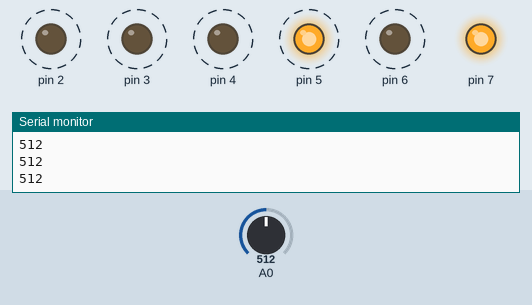
This sketch was run on a simulated Arduino Uno, built with avr-gcc and run on an emulated ATmega328P. Shown: output pins drawn as LEDs (lit = HIGH), the last lines printed to the serial monitor. Dashed ring = blinking. Inputs (shaded band) come from the test bench; at power-on: A0 = 512. Pins used as bus, display or sensor lines are not drawn.

Above: at 4.28 s.
4.3 s: A0 set to 0
At 6.53 s:
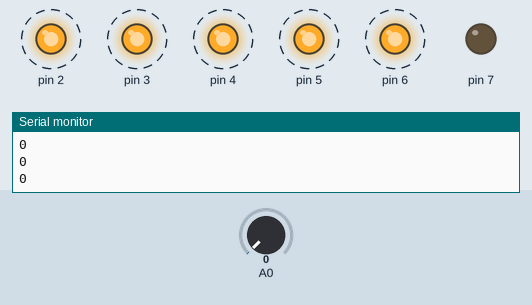
7.3 s: A0 set to 1023
Timing chart, 0 to 16.3 s (numbered marks = the images above; inputs shaded):
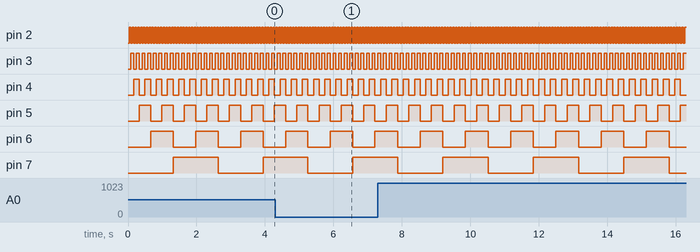

Measured:
- by itself, pin 2: alternates HIGH for 0.04 s and LOW for 0.04 s
- by itself, pin 3: alternates HIGH for 0.08 s and LOW for 0.08 s
- by itself, pin 4: alternates HIGH for 0.17 s and LOW for 0.17 s
- by itself, pin 5: alternates HIGH for 0.33 s and LOW for 0.33 s
- by itself, pin 6: alternates HIGH for 0.66 s and LOW for 0.66 s
- by itself, pin 7: alternates HIGH for 1.3 s and LOW for 1.3 s

The sketch:

Ramp_Wave_DAC_8-Bit_R-2R_Ladder.ino
```cpp
/*
Made by Thariq Ramadhan, Muhamad Falih Akbar, and Ivy Averina
Electrical Engineering, Bandung Institute of Technology
*/

// Using Arduino Uno
// DAC R-2R Ladder 8 bit tutorials and schematic can be seen at

void setup()
{
  Serial.begin(9600);
  DDRD = B11111111; // Port D at Arduino Uno (pin 0-7)
}
void loop()
{
  for ( int i = 0; i < 256; i++) { //looping the value of i from 0 to 255, creating a ramp wave from 0 to 255, it's more like stairs wave
    PORTD = i; // the integer value of i is automatically translated to binary and assign to port D, ex 3 is automatically transformed into 00000011 which means only pin 0 and pin 1 is high (1) and the other pin is low (0)
    delay(10); // set the delay of the analog value
    Serial.println(analogRead(A0)); //read the output of the DAC, translated into digital again by the ADC in analog read arduino, but we can see the plot using serial plotter without oscilloscope. But oscilloscope has the best image to show than serial plotter ADC arduino uno
  }
}
```
